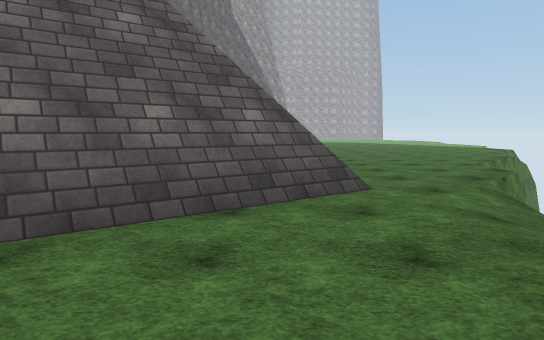
view 1 (above)

15 first-person views from a walk through a 3-D level made in the Unity game engine. The camera is 1.5 m above the floor, tilts 6° down and sees 75° across. The floor is counted in squares, 2 m on a side. Each view is taken from the middle of a square. On the plan, view 1 faces up. The plan holds only what a view shows up to about 11 squares ahead; the rest is blank. The place goes on beyond the plan. Surface patterns are stand-ins for the level's own textures.

view 2
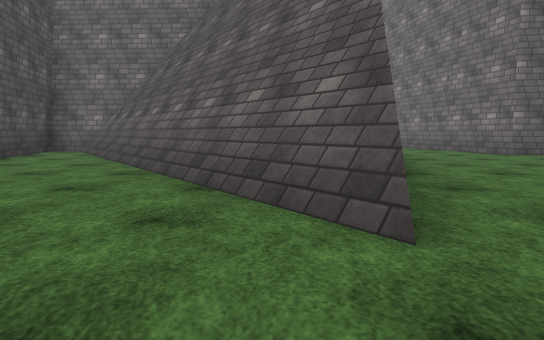

view 3
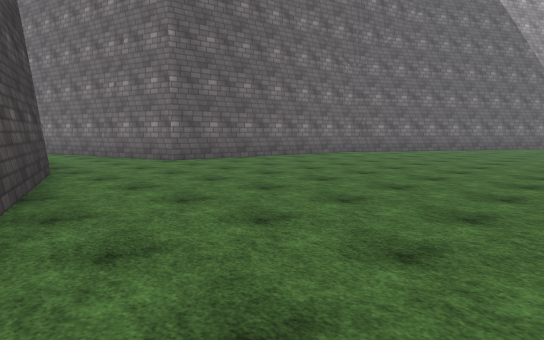

view 4
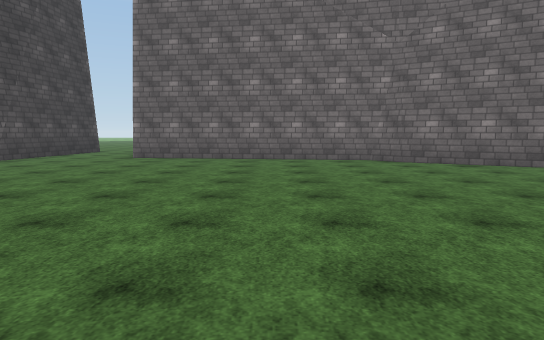

view 5
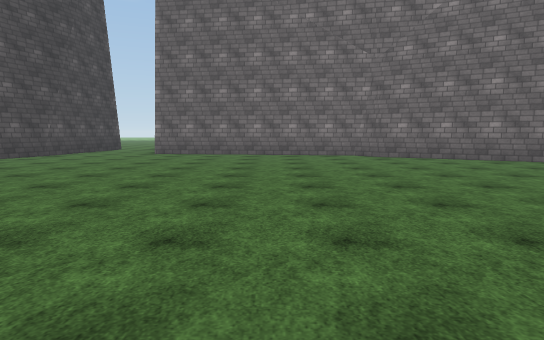

view 6
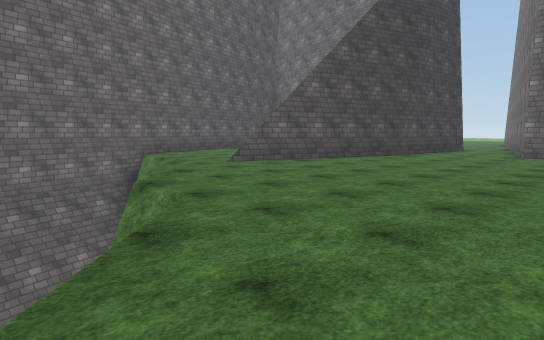

view 7
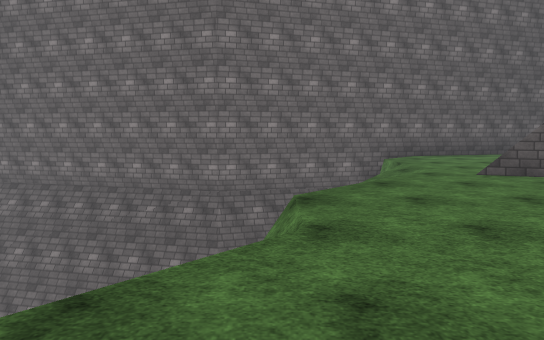

view 8
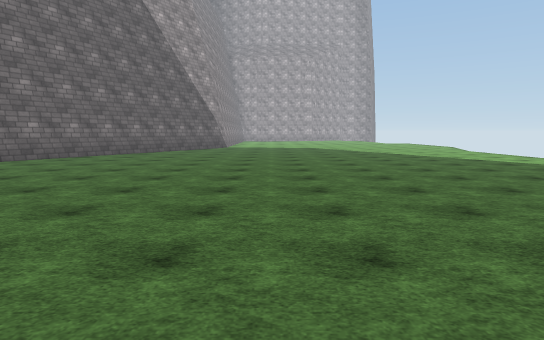

view 9
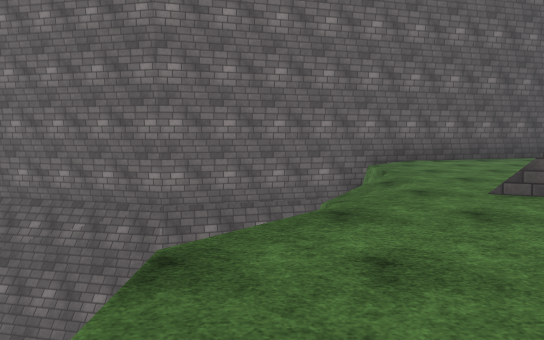

view 10
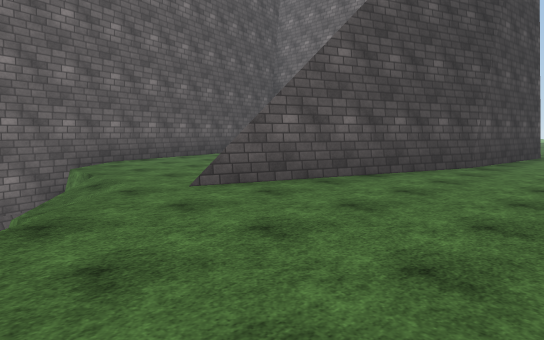

view 11
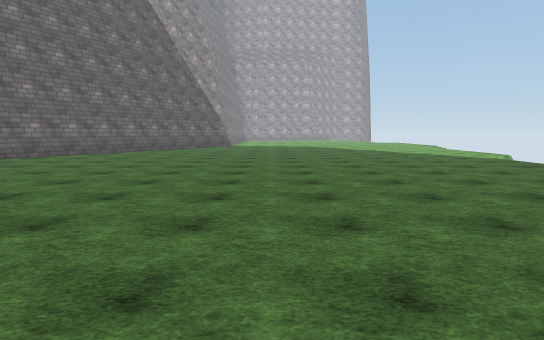

view 12
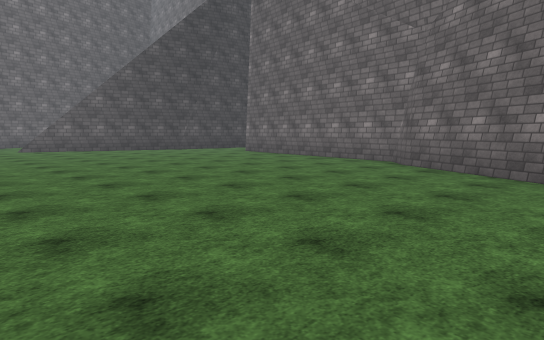

view 13
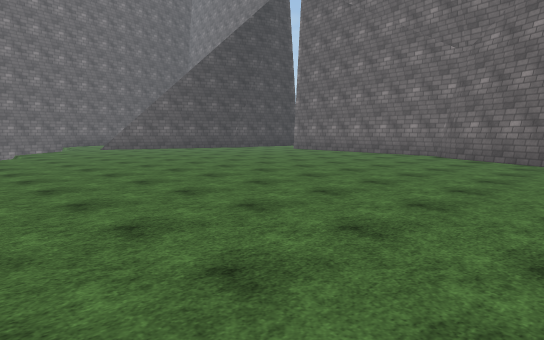

view 14
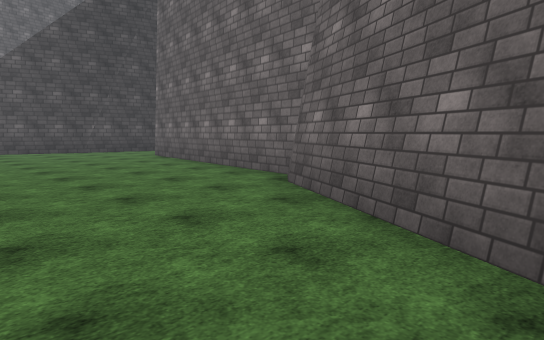

view 15
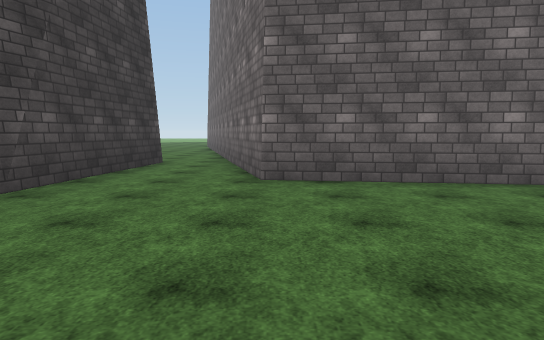

### Floor plan
Key: @ floor where view 1 was taken; # wall or solid block; . floor; / step, stairs or slope; v drop or lower ground.
Columns run from 11 left of view 1 to 13 right of it. Each row starts with its distance up from view 1.
 21         ##..............
 20         #...............
 19        ##..............
 18       ##..............
 17       #...............
 16       #...............
 15       #............../
 14      ##............./
 13      #............./
 12      #.............
 11      #............/
 10   ####.........../v
  9 ###..............v
  8 ................v
  7 ..###...........v
  6     #####......vv
  5         #####..
  4          ###...
  3         ###...v vv
  2        ##....vvvvvvvvvvv
  1      ###.....vvvv###vvvvv
  0     ##.....@####   #####v
 -1     #....####
 -2     ######

Positions as (right, up) in squares from view 1, and headings:
1: (0, 0), facing up
2: (3, 4), facing left
3: (3, 5), facing up-left
4: (5, 14), facing left
5: (7, 14), facing left
6: (7, 12), facing down-left
7: (5, 11), facing down
8: (4, 10), facing up
9: (4, 9), facing down
10: (4, 9), facing down-left
11: (4, 8), facing up
12: (4, 21), facing down-left
13: (7, 21), facing down-left
14: (0, 21), facing down-left
15: (0, 10), facing left
